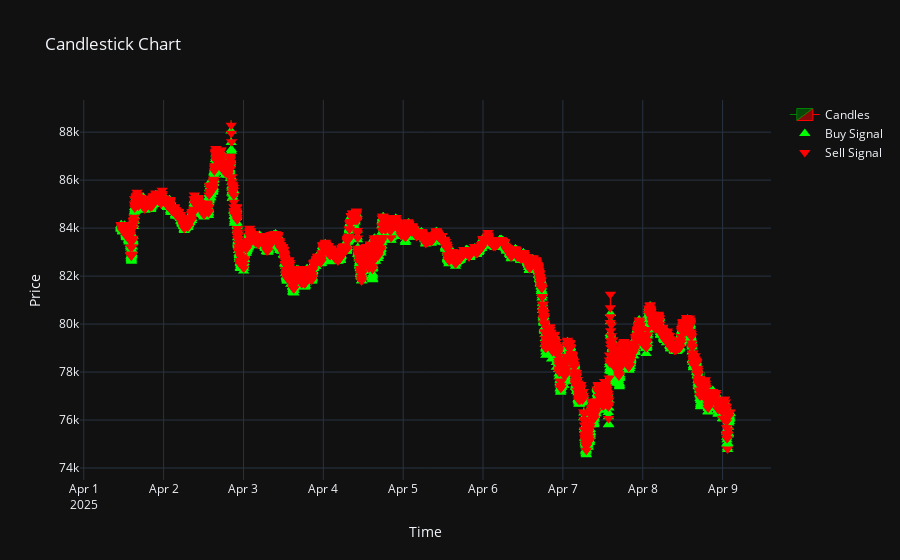

Notebook code cell kept with this figure:
### Code cell
end_pnls_val, rewards_val, actions_val = validate_agent(test_stack_env, frame_cnn_double_dqn_agent, test_features,
                                                       render=True, verbose=False, episodes=1, base_env=test_env)

print(f"Total PnL on test set: {end_pnls_val[-1]:.2f}")

### Figure 1 — Plotly figure (JSON) as saved in the notebook; plotly's stock layout.template omitted (floating-point values rounded to 4 significant figures; data arrays with more than 128 entries replaced by an {"elided": "..."} marker saying what was removed)
{"data": [{"close": {"elided": "10991 float values"}, "decreasing": {"line": {"color": "red"}}, "high": {"elided": "10991 float values"}, "increasing": {"line": {"color": "green"}}, "line": {"width": 1}, "low": {"elided": "10991 float values"}, "name": "Candles", "open": {"elided": "10991 float values"}, "type": "candlestick", "whiskerwidth": 0.2, "x": {"elided": "10991 str values"}}, {"marker": {"color": "lime", "size": 10, "symbol": "triangle-up"}, "mode": "markers", "name": "Buy Signal", "type": "scatter", "x": {"elided": "5412 str values"}, "y": {"elided": "5412 float values"}}, {"marker": {"color": "red", "size": 10, "symbol": "triangle-down"}, "mode": "markers", "name": "Sell Signal", "type": "scatter", "x": {"elided": "2892 str values"}, "y": {"elided": "2892 float values"}}], "layout": {"title": {"text": "Candlestick Chart"}, "xaxis": {"rangeslider": {"visible": false}, "title": {"text": "Time"}}, "yaxis": {"title": {"text": "Price"}}}}
